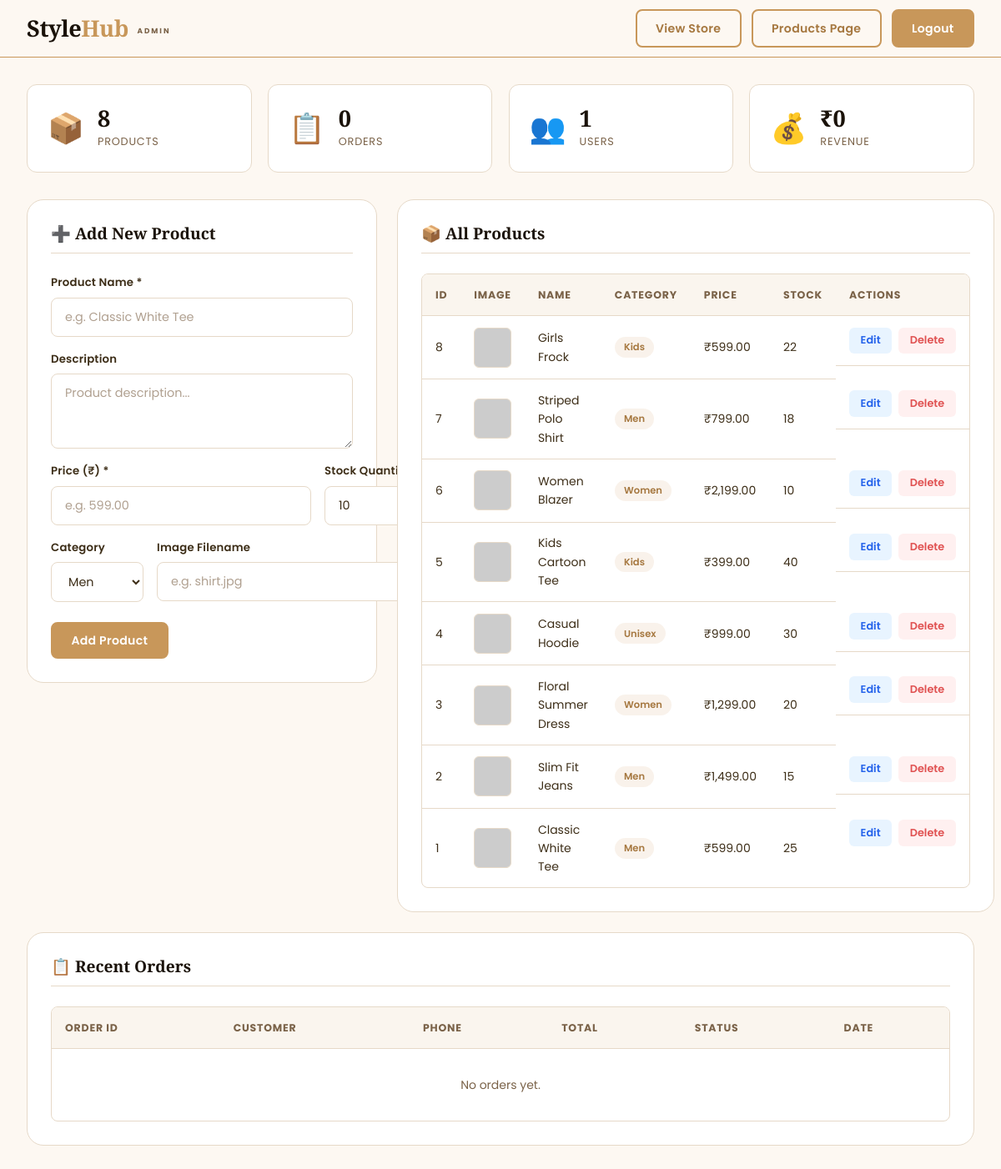
/admin.php (signed in), run on the app's committed database.
### tables this page shows
CREATE TABLE products (
    id INT AUTO_INCREMENT PRIMARY KEY,
    name VARCHAR(150) NOT NULL,
    description TEXT,
    price DECIMAL(10,2) NOT NULL,
    category VARCHAR(50) NOT NULL,         
    image VARCHAR(255) DEFAULT 'placeholder.jpg',
    stock INT DEFAULT 10,
    created_at TIMESTAMP DEFAULT CURRENT_TIMESTAMP
);

### admin.php (the view, shortened to what this page needs)
<?php
require_once 'config.php';
$edit_product = null;
$products = mysqli_query($conn, "SELECT * FROM products ORDER BY id DESC");
$total_products = mysqli_fetch_assoc(mysqli_query($conn, "SELECT COUNT(*) as c FROM products"))['c'];
$total_orders   = mysqli_fetch_assoc(mysqli_query($conn, "SELECT COUNT(*) as c FROM orders"))['c'];
$total_users    = mysqli_fetch_assoc(mysqli_query($conn, "SELECT COUNT(*) as c FROM users"))['c'];
$rev_row        = mysqli_fetch_assoc(mysqli_query($conn, "SELECT SUM(total_amount) as s FROM orders"));
$total_revenue  = $rev_row['s'] ?? 0;
?>
<!DOCTYPE html>
<html lang="en">
<head>
    <link rel="stylesheet" href="style.css">
</head>
<body>
<nav class="navbar admin-nav">
    <div class="nav-container">
        <a href="index.php" class="logo">Style<span>Hub</span> <small>Admin</small></a>
        <div class="nav-right">
            <a href="index.php" class="btn-outline">View Store</a>
            <a href="products.php" class="btn-outline">Products Page</a>
            <a href="logout.php" class="btn-primary">Logout</a>
        </div>
    </div>
</nav>
<div class="admin-wrapper">
    <div class="admin-stats">
        <div class="stat-card">
            <div class="stat-icon">📦</div>
            <div class="stat-info">
                <h3><?= $total_products ?></h3>
                <p>Products</p>
            </div>
        </div>
        <div class="stat-card">
            <div class="stat-icon">📋</div>
            <div class="stat-info">
                <h3><?= $total_orders ?></h3>
                <p>Orders</p>
            </div>
        </div>
        <div class="stat-card">
            <div class="stat-icon">👥</div>
            <div class="stat-info">
                <h3><?= $total_users ?></h3>
                <p>Users</p>
            </div>
        </div>
        <div class="stat-card">
            <div class="stat-icon">💰</div>
            <div class="stat-info">
                <h3><?= CURRENCY . number_format($total_revenue, 0) ?></h3>
                <p>Revenue</p>
            </div>
        </div>
    </div>
    <div class="admin-layout">
        <div class="admin-form-section">
            <h3><?= $edit_product ? '✏️ Edit Product' : '➕ Add New Product' ?></h3>
            <form method="POST" action="admin.php" class="admin-form">
                <div class="form-group">
                    <label>Product Name *</label>
                    <input type="text" name="name" placeholder="e.g. Classic White Tee" required
                           value="<?= $edit_product ? htmlspecialchars($edit_product['name']) : '' ?>">
                </div>
                <div class="form-group">
                    <label>Description</label>
                    <textarea name="description" rows="3" placeholder="Product description..."><?= $edit_product ? htmlspecialchars($edit_product['description']) : '' ?></textarea>
                </div>
                <div class="form-row">
                    <div class="form-group">
                        <label>Price (₹) *</label>
                        <input type="number" name="price" step="0.01" min="0" placeholder="e.g. 599.00" required
                               value="<?= $edit_product ? $edit_product['price'] : '' ?>">
                    </div>
                    <div class="form-group">
                        <label>Stock Quantity</label>
                    </div>
                </div>
                <div class="form-row">
                    <div class="form-group">
                        <label>Category</label>
                        <select name="category">
                            <option value="Men"    <?= ($edit_product && $edit_product['category'] == 'Men')    ? 'selected' : '' ?>>Men</option>
                        </select>
                    </div>
                    <div class="form-group">
                        <label>Image Filename</label>
                        <input type="text" name="image" placeholder="e.g. shirt.jpg"
                               value="<?= $edit_product ? htmlspecialchars($edit_product['image']) : '' ?>">
                    </div>
                </div>
                <div class="admin-form-btns">
                    <button type="submit" class="btn-primary">
                        <?= $edit_product ? 'Update Product' : 'Add Product' ?>
                    </button>
                </div>
            </form>
        </div>
        <div class="admin-table-section">
            <h3>📦 All Products</h3>
            <div class="table-wrapper">
                <table class="admin-table">
                    <thead>
                        <tr>
                            <th>ID</th>
                            <th>Image</th>
                            <th>Name</th>
                            <th>Category</th>
                            <th>Price</th>
                            <th>Stock</th>
                            <th>Actions</th>
                        </tr>
                    </thead>
                    <tbody>
                        <?php while ($p = mysqli_fetch_assoc($products)): ?>
                        <tr>
                            <td><?= $p['id'] ?></td>
                            <td>
                                <img src="uploads/<?= htmlspecialchars($p['image']) ?>"
                                     alt="<?= htmlspecialchars($p['name']) ?>"
                                     onerror="this.src='https://placehold.co/48x48/f5e8d5/c8975a?text=?'"
                                     class="table-img">
                            </td>
                            <td><?= htmlspecialchars($p['name']) ?></td>
                            <td><span class="category-tag"><?= htmlspecialchars($p['category']) ?></span></td>
                            <td><?= CURRENCY . number_format($p['price'], 2) ?></td>
                            <td><?= $p['stock'] ?></td>
                            <td class="action-btns">
                                <a href="admin.php?edit=<?= $p['id'] ?>" class="btn-edit">Edit</a>
                                <a href="admin.php?delete=<?= $p['id'] ?>"
                                   class="btn-delete"
                                   onclick="return confirm('Are you sure you want to delete this product?')">
                                   Delete
                                </a>
                            </td>
                        </tr>
                        <?php endwhile; ?>
                    </tbody>
                </table>
            </div>
        </div>
    </div>
    <div class="admin-orders">
        <h3>📋 Recent Orders</h3>
        <div class="table-wrapper">
            <table class="admin-table">
                <thead>
                    <tr>
                        <th>Order ID</th>
                        <th>Customer</th>
                        <th>Phone</th>
                        <th>Total</th>
                        <th>Status</th>
                        <th>Date</th>
                    </tr>
                </thead>
                <tbody>
                    <?php
                    $orders = mysqli_query($conn,
                        "SELECT orders.*, users.name AS customer_name
                         FROM orders
                         JOIN users ON orders.user_id = users.id
                         ORDER BY orders.id DESC LIMIT 10"
                    );
                    if ($orders && mysqli_num_rows($orders) > 0):
                        while ($order = mysqli_fetch_assoc($orders)):
                    ?>
                    <tr>
                        <td>#<?= $order['id'] ?></td>
                        <td><?= htmlspecialchars($order['customer_name']) ?></td>
                        <td><?= htmlspecialchars($order['phone']) ?></td>
                        <td><?= CURRENCY . number_format($order['total_amount'], 2) ?></td>
                        <td><span class="status-badge"><?= htmlspecialchars($order['status']) ?></span></td>
                        <td><?= date('d M Y', strtotime($order['created_at'])) ?></td>
                    </tr>
                    <?php
                        endwhile;
                    else:
                    ?>
                    <tr>
                        <td colspan="6" style="text-align:center;padding:2rem;color:var(--text-light);">No orders yet.</td>
                    </tr>
                    <?php endif; ?>
                </tbody>
            </table>
        </div>
    </div>
</div>
</body>
</html>

### data on the page
products: id "8", name "Girls Frock", category "Kids", price "599.00", stock "22"
products: id "7", name "Striped Polo Shirt", category "Men", price "799.00", stock "18"
products: id "6", name "Women Blazer", category "Women", price "2,199.00", stock "10"
products: id "5", name "Kids Cartoon Tee", category "Kids", price "399.00", stock "40"
products: id "4", name "Casual Hoodie", category "Unisex", price "999.00", stock "30"
products: id "3", name "Floral Summer Dress", category "Women", price "1,299.00", stock "20"
products: id "2", name "Slim Fit Jeans", category "Men", price "1,499.00", stock "15"
products: id "1", name "Classic White Tee", category "Men", price "599.00", stock "25"

### other printed values
$total_products "8"
$total_orders "0"
$total_users "1"
CURRENCY "₹"
$total_revenue "0"
